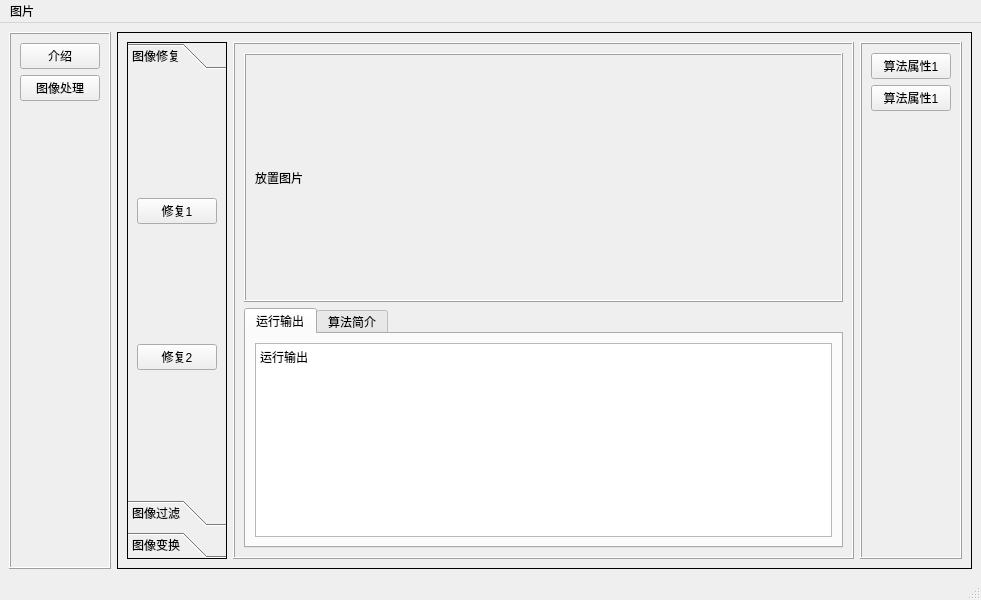
<?xml version="1.0" encoding="UTF-8"?>
<ui version="4.0">
 <class>MainWindow</class>
 <widget class="QMainWindow" name="MainWindow">
  <property name="geometry">
   <rect>
    <x>0</x>
    <y>0</y>
    <width>981</width>
    <height>600</height>
   </rect>
  </property>
  <property name="windowTitle">
   <string>MainWindow</string>
  </property>
  <widget class="QWidget" name="centralwidget">
   <layout class="QHBoxLayout" name="horizontalLayout">
    <item>
     <widget class="QFrame" name="menuFrame">
      <property name="frameShape">
       <enum>QFrame::Box</enum>
      </property>
      <property name="frameShadow">
       <enum>QFrame::Raised</enum>
      </property>
      <layout class="QVBoxLayout" name="verticalLayout">
       <item>
        <widget class="QPushButton" name="introduceBtn">
         <property name="text">
          <string>介绍</string>
         </property>
         <property name="icon">
          <iconset>
           <normaloff>assets/icon/caidanliebiao.png</normaloff>assets/icon/caidanliebiao.png</iconset>
         </property>
        </widget>
       </item>
       <item>
        <widget class="QPushButton" name="imgProcessBtn">
         <property name="text">
          <string>图像处理</string>
         </property>
         <property name="icon">
          <iconset>
           <normaloff>assets/icon/bianji.png</normaloff>assets/icon/bianji.png</iconset>
         </property>
        </widget>
       </item>
       <item>
        <spacer name="verticalSpacer">
         <property name="orientation">
          <enum>Qt::Vertical</enum>
         </property>
         <property name="sizeHint" stdset="0">
          <size>
           <width>20</width>
           <height>40</height>
          </size>
         </property>
        </spacer>
       </item>
      </layout>
     </widget>
    </item>
    <item>
     <widget class="QStackedWidget" name="stackedWidget">
      <property name="frameShape">
       <enum>QFrame::Box</enum>
      </property>
      <property name="currentIndex">
       <number>1</number>
      </property>
      <widget class="QWidget" name="pageIntroduce">
       <layout class="QHBoxLayout" name="horizontalLayout_3">
        <item>
         <widget class="QTextEdit" name="introduceTextEdit">
          <property name="html">
           <string>&lt;!DOCTYPE HTML PUBLIC &quot;-//W3C//DTD HTML 4.0//EN&quot; &quot;http://www.w3.org/TR/REC-html40/strict.dtd&quot;&gt;
&lt;html&gt;&lt;head&gt;&lt;meta name=&quot;qrichtext&quot; content=&quot;1&quot; /&gt;&lt;meta charset=&quot;utf-8&quot; /&gt;&lt;style type=&quot;text/css&quot;&gt;
p, li { white-space: pre-wrap; }
hr { height: 1px; border-width: 0; }
li.unchecked::marker { content: &quot;\2610&quot;; }
li.checked::marker { content: &quot;\2612&quot;; }
&lt;/style&gt;&lt;/head&gt;&lt;body style=&quot; font-family:'Microsoft YaHei UI'; font-size:9pt; font-weight:400; font-style:normal;&quot;&gt;
&lt;p style=&quot; margin-top:0px; margin-bottom:0px; margin-left:0px; margin-right:0px; -qt-block-indent:0; text-indent:0px;&quot;&gt;制作想法:&lt;/p&gt;
&lt;p style=&quot; margin-top:0px; margin-bottom:0px; margin-left:0px; margin-right:0px; -qt-block-indent:0; text-indent:0px;&quot;&gt;尝试将OpenCV和QT结合起来开发一个可用的程序.&lt;/p&gt;
&lt;p style=&quot;-qt-paragraph-type:empty; margin-top:0px; margin-bottom:0px; margin-left:0px; margin-right:0px; -qt-block-indent:0; text-indent:0px;&quot;&gt;&lt;br /&gt;&lt;/p&gt;
&lt;p style=&quot; margin-top:0px; margin-bottom:0px; margin-left:0px; margin-right:0px; -qt-block-indent:0; text-indent:0px;&quot;&gt;软件介绍:&lt;/p&gt;
&lt;p style=&quot; margin-top:0px; margin-bottom:0px; margin-left:0px; margin-right:0px; -qt-block-indent:0; text-indent:0px;&quot;&gt;通过opencv对导入的图片进行处理,然后将结果进行输出.&lt;/p&gt;
&lt;p style=&quot;-qt-paragraph-type:empty; margin-top:0px; margin-bottom:0px; margin-left:0px; margin-right:0px; -qt-block-indent:0; text-indent:0px;&quot;&gt;&lt;br /&gt;&lt;/p&gt;
&lt;p style=&quot; margin-top:0px; margin-bottom:0px; margin-left:0px; margin-right:0px; -qt-block-indent:0; text-indent:0px;&quot;&gt;使用方法:&lt;/p&gt;
&lt;p style=&quot; margin-top:0px; margin-bottom:0px; margin-left:0px; margin-right:0px; -qt-block-indent:0; text-indent:0px;&quot;&gt;1. 导入图片&lt;/p&gt;
&lt;p style=&quot; margin-top:0px; margin-bottom:0px; margin-left:0px; margin-right:0px; -qt-block-indent:0; text-indent:0px;&quot;&gt;2. 选择合适的算法进行图像处理&lt;/p&gt;
&lt;p style=&quot; margin-top:0px; margin-bottom:0px; margin-left:0px; margin-right:0px; -qt-block-indent:0; text-indent:0px;&quot;&gt;3. 导出图片&lt;/p&gt;&lt;/body&gt;&lt;/html&gt;</string>
          </property>
         </widget>
        </item>
       </layout>
      </widget>
      <widget class="QWidget" name="pageProcess">
       <layout class="QHBoxLayout" name="horizontalLayout_2">
        <item>
         <widget class="QToolBox" name="functionToolBox">
          <property name="sizePolicy">
           <sizepolicy hsizetype="Fixed" vsizetype="Preferred">
            <horstretch>0</horstretch>
            <verstretch>0</verstretch>
           </sizepolicy>
          </property>
          <property name="frameShape">
           <enum>QFrame::Panel</enum>
          </property>
          <property name="currentIndex">
           <number>0</number>
          </property>
          <widget class="QWidget" name="imgRepair">
           <property name="geometry">
            <rect>
             <x>0</x>
             <y>0</y>
             <width>115</width>
             <height>397</height>
            </rect>
           </property>
           <attribute name="label">
            <string>图像修复</string>
           </attribute>
           <layout class="QVBoxLayout" name="verticalLayout_4">
            <item>
             <widget class="QPushButton" name="pushButton_3">
              <property name="text">
               <string>修复1</string>
              </property>
             </widget>
            </item>
            <item>
             <widget class="QPushButton" name="pushButton_4">
              <property name="text">
               <string>修复2</string>
              </property>
             </widget>
            </item>
           </layout>
          </widget>
          <widget class="QWidget" name="imgFilter">
           <attribute name="label">
            <string>图像过滤</string>
           </attribute>
           <layout class="QVBoxLayout" name="verticalLayout_3">
            <item>
             <widget class="QPushButton" name="pushButton_5">
              <property name="text">
               <string>过滤1</string>
              </property>
             </widget>
            </item>
            <item>
             <widget class="QPushButton" name="pushButton_6">
              <property name="text">
               <string>过滤2</string>
              </property>
             </widget>
            </item>
           </layout>
          </widget>
          <widget class="QWidget" name="imgTransfer">
           <property name="geometry">
            <rect>
             <x>0</x>
             <y>0</y>
             <width>115</width>
             <height>397</height>
            </rect>
           </property>
           <attribute name="label">
            <string>图像变换</string>
           </attribute>
           <layout class="QVBoxLayout" name="verticalLayout_7">
            <item>
             <widget class="QPushButton" name="pushButton_9">
              <property name="text">
               <string>变换1</string>
              </property>
             </widget>
            </item>
            <item>
             <widget class="QPushButton" name="pushButton_14">
              <property name="text">
               <string>变换2</string>
              </property>
             </widget>
            </item>
           </layout>
          </widget>
         </widget>
        </item>
        <item>
         <widget class="QFrame" name="mainFrame">
          <property name="frameShape">
           <enum>QFrame::Box</enum>
          </property>
          <property name="frameShadow">
           <enum>QFrame::Raised</enum>
          </property>
          <layout class="QVBoxLayout" name="verticalLayout_11">
           <item>
            <widget class="QFrame" name="imageFrame">
             <property name="frameShape">
              <enum>QFrame::Box</enum>
             </property>
             <property name="frameShadow">
              <enum>QFrame::Raised</enum>
             </property>
             <layout class="QVBoxLayout" name="verticalLayout_8">
              <item>
               <widget class="QLabel" name="label">
                <property name="text">
                 <string>放置图片</string>
                </property>
               </widget>
              </item>
             </layout>
            </widget>
           </item>
           <item>
            <widget class="QTabWidget" name="outputTabWidget">
             <property name="sizePolicy">
              <sizepolicy hsizetype="Expanding" vsizetype="Fixed">
               <horstretch>0</horstretch>
               <verstretch>0</verstretch>
              </sizepolicy>
             </property>
             <property name="currentIndex">
              <number>0</number>
             </property>
             <widget class="QWidget" name="outputTab">
              <attribute name="title">
               <string>运行输出</string>
              </attribute>
              <layout class="QVBoxLayout" name="verticalLayout_9">
               <item>
                <widget class="QTextBrowser" name="textBrowser">
                 <property name="html">
                  <string>&lt;!DOCTYPE HTML PUBLIC &quot;-//W3C//DTD HTML 4.0//EN&quot; &quot;http://www.w3.org/TR/REC-html40/strict.dtd&quot;&gt;
&lt;html&gt;&lt;head&gt;&lt;meta name=&quot;qrichtext&quot; content=&quot;1&quot; /&gt;&lt;meta charset=&quot;utf-8&quot; /&gt;&lt;style type=&quot;text/css&quot;&gt;
p, li { white-space: pre-wrap; }
hr { height: 1px; border-width: 0; }
li.unchecked::marker { content: &quot;\2610&quot;; }
li.checked::marker { content: &quot;\2612&quot;; }
&lt;/style&gt;&lt;/head&gt;&lt;body style=&quot; font-family:'Microsoft YaHei UI'; font-size:9pt; font-weight:400; font-style:normal;&quot;&gt;
&lt;p style=&quot; margin-top:0px; margin-bottom:0px; margin-left:0px; margin-right:0px; -qt-block-indent:0; text-indent:0px;&quot;&gt;运行输出&lt;/p&gt;&lt;/body&gt;&lt;/html&gt;</string>
                 </property>
                </widget>
               </item>
              </layout>
             </widget>
             <widget class="QWidget" name="introduceTab">
              <attribute name="title">
               <string>算法简介</string>
              </attribute>
              <layout class="QVBoxLayout" name="verticalLayout_10">
               <item>
                <widget class="QTextBrowser" name="textBrowser_2">
                 <property name="html">
                  <string>&lt;!DOCTYPE HTML PUBLIC &quot;-//W3C//DTD HTML 4.0//EN&quot; &quot;http://www.w3.org/TR/REC-html40/strict.dtd&quot;&gt;
&lt;html&gt;&lt;head&gt;&lt;meta name=&quot;qrichtext&quot; content=&quot;1&quot; /&gt;&lt;meta charset=&quot;utf-8&quot; /&gt;&lt;style type=&quot;text/css&quot;&gt;
p, li { white-space: pre-wrap; }
hr { height: 1px; border-width: 0; }
li.unchecked::marker { content: &quot;\2610&quot;; }
li.checked::marker { content: &quot;\2612&quot;; }
&lt;/style&gt;&lt;/head&gt;&lt;body style=&quot; font-family:'Microsoft YaHei UI'; font-size:9pt; font-weight:400; font-style:normal;&quot;&gt;
&lt;p style=&quot; margin-top:0px; margin-bottom:0px; margin-left:0px; margin-right:0px; -qt-block-indent:0; text-indent:0px;&quot;&gt;算法文字介绍&lt;/p&gt;&lt;/body&gt;&lt;/html&gt;</string>
                 </property>
                </widget>
               </item>
              </layout>
             </widget>
            </widget>
           </item>
          </layout>
         </widget>
        </item>
        <item>
         <widget class="QFrame" name="propertiesFrame">
          <property name="frameShape">
           <enum>QFrame::Box</enum>
          </property>
          <property name="frameShadow">
           <enum>QFrame::Raised</enum>
          </property>
          <layout class="QVBoxLayout" name="verticalLayout_2">
           <item>
            <widget class="QPushButton" name="pushButton_7">
             <property name="text">
              <string>算法属性1</string>
             </property>
            </widget>
           </item>
           <item>
            <widget class="QPushButton" name="pushButton_8">
             <property name="text">
              <string>算法属性1</string>
             </property>
            </widget>
           </item>
           <item>
            <spacer name="verticalSpacer_2">
             <property name="orientation">
              <enum>Qt::Vertical</enum>
             </property>
             <property name="sizeHint" stdset="0">
              <size>
               <width>20</width>
               <height>40</height>
              </size>
             </property>
            </spacer>
           </item>
          </layout>
         </widget>
        </item>
       </layout>
      </widget>
     </widget>
    </item>
   </layout>
  </widget>
  <widget class="QMenuBar" name="menubar">
   <property name="geometry">
    <rect>
     <x>0</x>
     <y>0</y>
     <width>981</width>
     <height>26</height>
    </rect>
   </property>
   <widget class="QMenu" name="menu">
    <property name="title">
     <string>图片</string>
    </property>
    <addaction name="actionimport"/>
    <addaction name="actionexport"/>
   </widget>
   <addaction name="menu"/>
  </widget>
  <widget class="QStatusBar" name="statusbar"/>
  <action name="actionimport">
   <property name="icon">
    <iconset>
     <normaloff>assets/icon/zengjia.png</normaloff>assets/icon/zengjia.png</iconset>
   </property>
   <property name="text">
    <string>导入</string>
   </property>
  </action>
  <action name="actionexport">
   <property name="icon">
    <iconset>
     <normaloff>assets/icon/jianshao.png</normaloff>assets/icon/jianshao.png</iconset>
   </property>
   <property name="text">
    <string>导出</string>
   </property>
  </action>
 </widget>
 <resources/>
 <connections/>
</ui>
